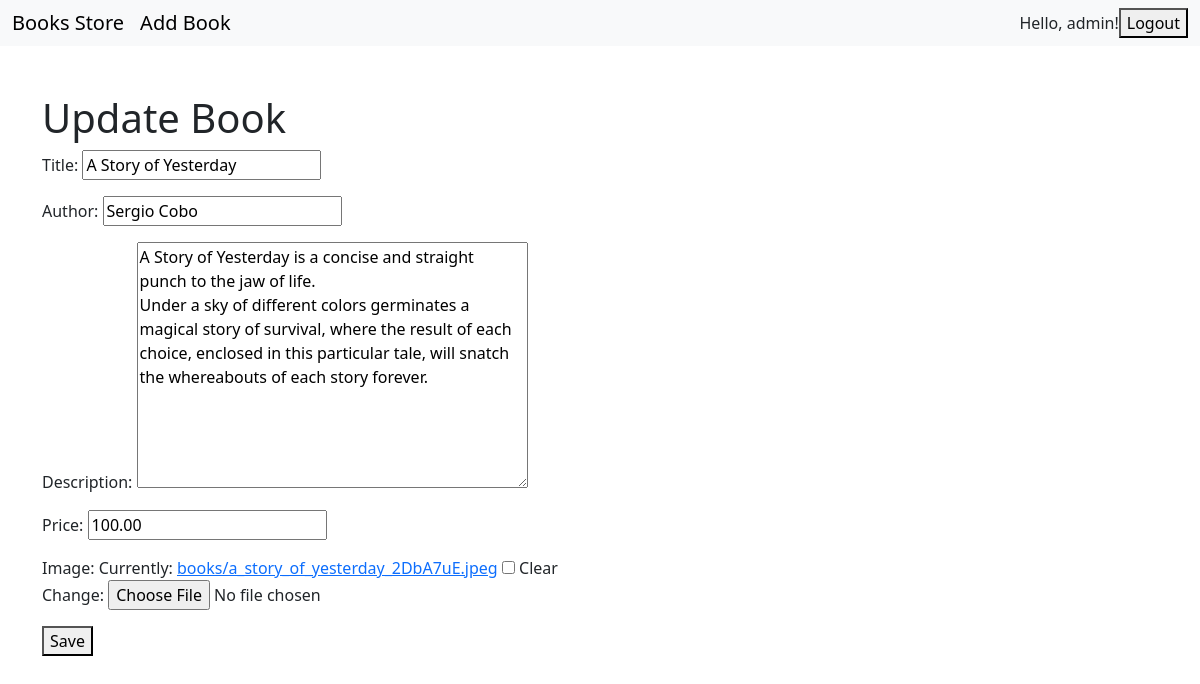
Screenshot of /store/1/update/ (signed in) with the database file from the repository.
### accounts/models.py (models this page shows, shortened)
class CustomUser(AbstractUser):
    phone_number = models.CharField(max_length=20, blank=True)
    birth_date = models.DateField(null=True, blank=True)
    avatar = models.ImageField(upload_to="avatars/", null=True, blank=True)

### store/models.py (models this page shows, shortened)
class Book(models.Model):
    title = models.CharField(max_length=255)
    author = models.CharField(max_length=255)
    price = models.DecimalField(max_digits=5, decimal_places=2)
    description = models.TextField(blank=True)
    stock = models.PositiveIntegerField(default=0)
    category = models.ForeignKey(Category, on_delete=models.SET_NULL, null=True, blank=True, related_name="books")
    image = models.ImageField(upload_to='books/', blank=True, null=True, default="books/blank.jpg")

### store/views.py (the view, shortened to what this page needs)
# urls.py: path('<int:book_id>/update/', views.BookUpdateView.as_view(), name='book_update'),
class BookUpdateView(LoginRequiredMixin, PermissionRequiredMixin, UpdateView):
    model = Book
    template_name = 'store/book_form.html'
    fields = ['title', 'author', 'description', 'price', 'image']
    pk_url_kwarg = 'book_id'
    success_url = reverse_lazy('store:index')
    permission_required = "store.change_book"
    raise_exception = True

### templates/store/book_form.html (shortened to what this page needs)
{% extends 'base.html' %}
{% block content %}
  <h1>{% if object %}Update Book{% else %}Add Book{% endif %}</h1>
  <form method="post" enctype="multipart/form-data">
    {{ form.as_p }}
    <button type="submit">Save</button>
  </form>
{% endblock %}

### templates/base.html (shortened to what this page needs)
<!DOCTYPE html>
<html lang="en">
<head>
    <link href="https://cdn.jsdelivr.net/npm/bootstrap@5.3.8/dist/css/bootstrap.min.css" rel="stylesheet">
</head>
<body>
    <nav class="navbar navbar-expand-lg bg-body-tertiary">
      <div class="container-fluid">
        <div class="collapse navbar-collapse" id="navbarNav">
          <ul class="navbar-nav">
            <li class="nav-item">
              <a href={% url "store:index" %} class="navbar-brand">Books Store</a>
            </li>
            {% if perms.store.add_book %}
            <li class="nav-item">
                <a href={% url "store:book_create" %} class="navbar-brand">Add Book</a>
            </li>
            {% endif %}
          </ul>
        </div>
        <div class="collapse navbar-collapse justify-content-end" >
              {% if user.is_authenticated %}
                <span>Hello, {{ user.username }}!</span>
                <form method="post" action="{% url 'accounts:logout' %}" style="display:inline;">
                    <button type="submit">Logout</button>
                </form>
              {% endif %}
          </div>
      </div>
    </nav>
    <main class="container mt-5">
        {% block content %}
        {% endblock %}
    </main>
</body>
</html>

### rows the page displays
CustomUser: username "admin"
Book: title "A Story of Yesterday", author "Sergio Cobo", description "A Story of Yesterday is a concise and straight punch to the jaw of life. Under a sky of different colors germinates a magical story of survival, where the result of each choice, enclosed in this particular tale, will snatch the whereabouts of each story forever.", price "100.00"
